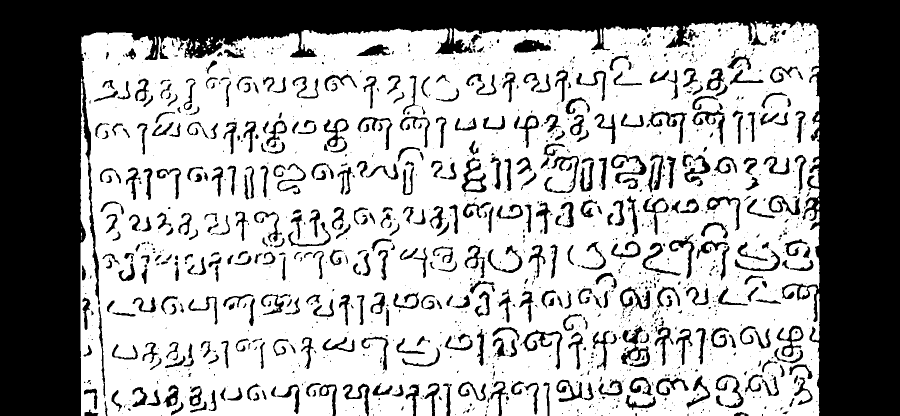
#> input picture bw_variations/01_otsu_global.png, 1800 x 831 px, given in place of input.jpg, which was not available (shown at 1/2 size)
$ python stone_bw_variations.py
#> lines starting #> are read from the running program, lines starting #| are printed output that depends on the picture; after the words box and inside, x2 and y2 are one past the last pixel; in counts of white or black regions, pixels touching at a corner belong together; pictures that were not available may be replaced by others from this repository, and a replacement may not be noted
"""
stone_bw_variations.py

Converts a raw stone-inscription photo into SEVERAL different black-and-white
cleanup variations, so you can visually compare and pick the one that reads
best for your dataset/pipeline, instead of committing to one fixed method.

Usage:
    python3 stone_bw_variations.py input.jpg output_dir/

Produces (in output_dir/):
    01_otsu_global.png          - simple global Otsu threshold
    02_adaptive_mean.png        - adaptive mean threshold
    03_adaptive_gaussian.png    - adaptive gaussian threshold
    04_clean_light.png          - full cleanup pipeline, light denoise
    05_clean_medium.png         - full cleanup pipeline, medium denoise
    06_clean_aggressive.png     - full cleanup pipeline, aggressive denoise
    07_clean_bold.png           - medium cleanup + bolded strokes
    contact_sheet.png           - all variations tiled together for quick comparison
"""

import sys
import os
import cv2
import numpy as np


def load_gray(path, upscale=1.5, max_width=1800):
    img = cv2.imread(path)
    if img is None:
        raise FileNotFoundError(path)
    gray = cv2.cvtColor(img, cv2.COLOR_BGR2GRAY)
    h, w = gray.shape
    # Cap working resolution so denoising stays fast on large phone/camera photos
    if w * upscale > max_width:
        upscale = max_width / w
    if upscale != 1.0:
        gray = cv2.resize(gray, None, fx=upscale, fy=upscale, interpolation=cv2.INTER_CUBIC)
    return gray


def clear_borders(binary_inv, border_margin=10):
    """Remove connected components touching the image edges (shadows, borders)."""
    h, w = binary_inv.shape
    num_labels, labels, stats, _ = cv2.connectedComponentsWithStats(binary_inv, connectivity=8)
    clean = np.zeros_like(binary_inv)
    for i in range(1, num_labels):
        x = stats[i, cv2.CC_STAT_LEFT]
        y = stats[i, cv2.CC_STAT_TOP]
        sw = stats[i, cv2.CC_STAT_WIDTH]
        sh = stats[i, cv2.CC_STAT_HEIGHT]

        # Check if component touches the border
        touches_border = (
            x <= border_margin or
            y <= border_margin or
            x + sw >= w - border_margin or
            y + sh >= h - border_margin
        )
        if not touches_border:
            clean[labels == i] = 255
    return clean


def otsu_global(gray):
    blur = cv2.GaussianBlur(gray, (5, 5), 0)
    _, out = cv2.threshold(blur, 0, 255, cv2.THRESH_BINARY + cv2.THRESH_OTSU)
    # Clear borders by inverting, clearing, and inverting back
    inv = cv2.bitwise_not(out)
    clean_inv = clear_borders(inv)
    return cv2.bitwise_not(clean_inv)


def adaptive_mean(gray):
    blur = cv2.medianBlur(gray, 5)
    binary = cv2.adaptiveThreshold(
        blur, 255, cv2.ADAPTIVE_THRESH_MEAN_C, cv2.THRESH_BINARY, 35, 10
    )
    inv = cv2.bitwise_not(binary)
    clean_inv = clear_borders(inv)
    return cv2.bitwise_not(clean_inv)


def adaptive_gaussian(gray):
    blur = cv2.medianBlur(gray, 5)
    binary = cv2.adaptiveThreshold(
        blur, 255, cv2.ADAPTIVE_THRESH_GAUSSIAN_C, cv2.THRESH_BINARY, 35, 10
    )
    inv = cv2.bitwise_not(binary)
    clean_inv = clear_borders(inv)
    return cv2.bitwise_not(clean_inv)


def full_clean_pipeline(
    gray,
    denoise_strength=15,
    clahe_clip=2.5,
    block_size=51,
    threshold_c=12,
    min_component_size=60,
    bold=False,
):
    """Same staged pipeline as stone_preprocessing.py: illumination fix ->
    denoise -> contrast boost -> adaptive threshold -> speckle removal."""
    bg = cv2.GaussianBlur(gray, (0, 0), sigmaX=25)
    norm = cv2.divide(gray, bg, scale=255)

    denoised = cv2.fastNlMeansDenoising(
        norm, h=denoise_strength, templateWindowSize=7, searchWindowSize=15
    )
    denoised = cv2.bilateralFilter(denoised, d=9, sigmaColor=60, sigmaSpace=60)

    clahe = cv2.createCLAHE(clipLimit=clahe_clip, tileGridSize=(16, 16))
    enhanced = clahe.apply(denoised)

    binary = cv2.adaptiveThreshold(
        enhanced, 255, cv2.ADAPTIVE_THRESH_GAUSSIAN_C,
        cv2.THRESH_BINARY, blockSize=block_size, C=threshold_c
    )

    inv = cv2.bitwise_not(binary)
    kernel_pre = cv2.getStructuringElement(cv2.MORPH_ELLIPSE, (2, 2))
    inv = cv2.morphologyEx(inv, cv2.MORPH_OPEN, kernel_pre, iterations=1)

    num_labels, labels, stats, _ = cv2.connectedComponentsWithStats(inv, connectivity=8)
    clean_inv = np.zeros_like(inv)
    h, w = inv.shape
    border_margin = 10
    for i in range(1, num_labels):
        if stats[i, cv2.CC_STAT_AREA] >= min_component_size:
            x = stats[i, cv2.CC_STAT_LEFT]
            y = stats[i, cv2.CC_STAT_TOP]
            sw = stats[i, cv2.CC_STAT_WIDTH]
            sh = stats[i, cv2.CC_STAT_HEIGHT]

            touches_border = (
                x <= border_margin or
                y <= border_margin or
                x + sw >= w - border_margin or
                y + sh >= h - border_margin
            )
            if not touches_border:
                clean_inv[labels == i] = 255

    kernel = cv2.getStructuringElement(cv2.MORPH_ELLIPSE, (3, 3))
    clean_inv = cv2.morphologyEx(clean_inv, cv2.MORPH_CLOSE, kernel, iterations=1)

    final = cv2.bitwise_not(clean_inv)
    smooth = cv2.GaussianBlur(final, (3, 3), 0)
    _, final_smooth = cv2.threshold(smooth, 200, 255, cv2.THRESH_BINARY)

    if bold:
        kernel_bold = cv2.getStructuringElement(cv2.MORPH_ELLIPSE, (2, 2))
        thick_inv = cv2.dilate(cv2.bitwise_not(final_smooth), kernel_bold, iterations=1)
        final_smooth = cv2.bitwise_not(thick_inv)

    return final_smooth


def make_contact_sheet(images_with_labels, out_path, thumb_width=500):
    """Tile all variations into one image with small labels for quick comparison."""
    thumbs = []
    for label, img in images_with_labels:
        h, w = img.shape[:2]
        scale = thumb_width / w
        thumb = cv2.resize(img, (thumb_width, int(h * scale)))
        thumb_bgr = cv2.cvtColor(thumb, cv2.COLOR_GRAY2BGR)
        cv2.putText(thumb_bgr, label, (8, 22), cv2.FONT_HERSHEY_SIMPLEX,
                    0.6, (0, 0, 255), 2, cv2.LINE_AA)
        thumbs.append(thumb_bgr)

    cols = 2
    rows = (len(thumbs) + cols - 1) // cols
    th, tw = thumbs[0].shape[:2]
    sheet = np.full((th * rows, tw * cols, 3), 255, dtype=np.uint8)
    for idx, thumb in enumerate(thumbs):
        r, c = divmod(idx, cols)
        sheet[r * th:(r + 1) * th, c * tw:(c + 1) * tw] = thumb
    cv2.imwrite(out_path, sheet)


def main():
    src = sys.argv[1] if len(sys.argv) > 1 else "input.jpg"
    out_dir = sys.argv[2] if len(sys.argv) > 2 else "bw_variations"
    os.makedirs(out_dir, exist_ok=True)

    gray = load_gray(src, upscale=1.5)
#> in load_gray, img is the input picture: shape (831, 1800, 3); 64.9% white; 1403 black regions (883 under 20 px), largest, box (x1, y1, x2, y2) and area: (0, 0, 1800, 831) 375522, (1242, 652, 1300, 734) 1654, (1027, 78, 1102, 106) 1324

    variations = [
        ("01_otsu_global", otsu_global(gray)),
        ("02_adaptive_mean", adaptive_mean(gray)),
        ("03_adaptive_gaussian", adaptive_gaussian(gray)),
        ("04_clean_light", full_clean_pipeline(gray, denoise_strength=8, min_component_size=30)),
        ("05_clean_medium", full_clean_pipeline(gray, denoise_strength=15, min_component_size=60)),
        ("06_clean_aggressive", full_clean_pipeline(gray, denoise_strength=22, min_component_size=100)),
        ("07_clean_bold", full_clean_pipeline(gray, denoise_strength=15, min_component_size=60, bold=True)),
    ]
#> in clear_borders, `num_labels, labels, stats, _ = cv2.connectedComponentsWithStats(binary..`:
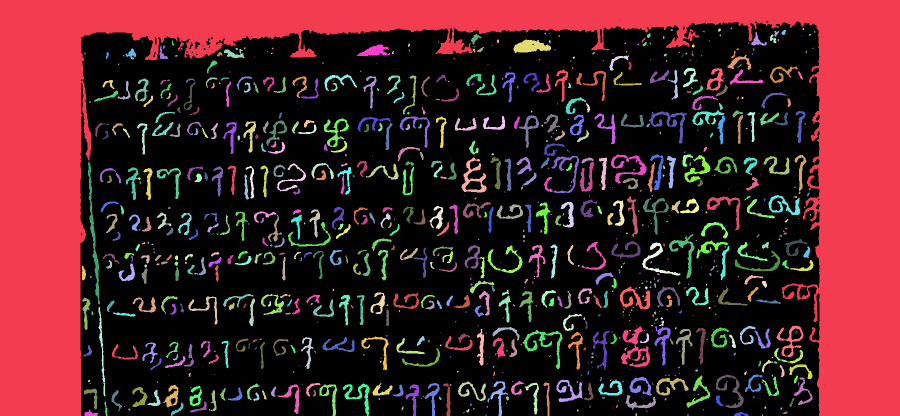
#> labels: shape (831, 1800) int32 (shown at 1/2 size); 904 distinct labels, from 0 to 903; one colour per label, 0 black
#> in clear_borders, `num_labels, labels, stats, _ = cv2.connectedComponentsWithStats(binary..`: num_labels = 904; stats = 904 rows, first 6: [161, 42, 1478, 789, 973531], [0, 0, 1800, 831, 373959], [1461, 55, 3, 3, 7], [1436, 57, 6, 6, 28], [1605, 56, 3, 4, 9], [1237, 59, 2, 1, 2]
#> the loop in clear_borders, `for i in range(1, num_labels):` made 903 passes
#> (x, y, sw, sh, touches_border) on passes 1 to 3: (0, 0, 1800, 831, True), (1461, 55, 3, 3, False), (1436, 57, 6, 6, False)
#> call 2 of clear_borders, with border_margin = 10
#> in clear_borders (call 2), `num_labels, labels, stats, _ = cv2.connectedComponentsWithStats(binary..`:
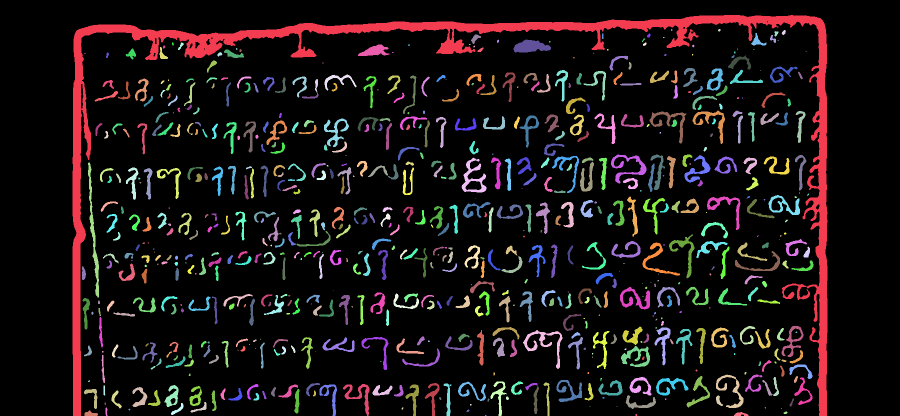
#> labels: shape (831, 1800) int32 (shown at 1/2 size); 696 distinct labels, from 0 to 695; one colour per label, 0 black
#> in clear_borders (call 2), `num_labels, labels, stats, _ = cv2.connectedComponentsWithStats(binary..`: num_labels = 696; stats = 696 rows, first 6: [0, 0, 1800, 831, 1294313], [145, 30, 1510, 801, 60635], [1342, 58, 3, 4, 8], [1436, 58, 5, 5, 21], [1563, 60, 9, 10, 54], [1549, 62, 8, 11, 58]
#> the loop in clear_borders (call 2), `for i in range(1, num_labels):` made 695 passes
#> (x, y, sw, sh, touches_border) on passes 1 to 3: (145, 30, 1510, 801, True), (1342, 58, 3, 4, False), (1436, 58, 5, 5, False)
#> after the loop in clear_borders (call 2), `for i in range(1, num_labels):`:
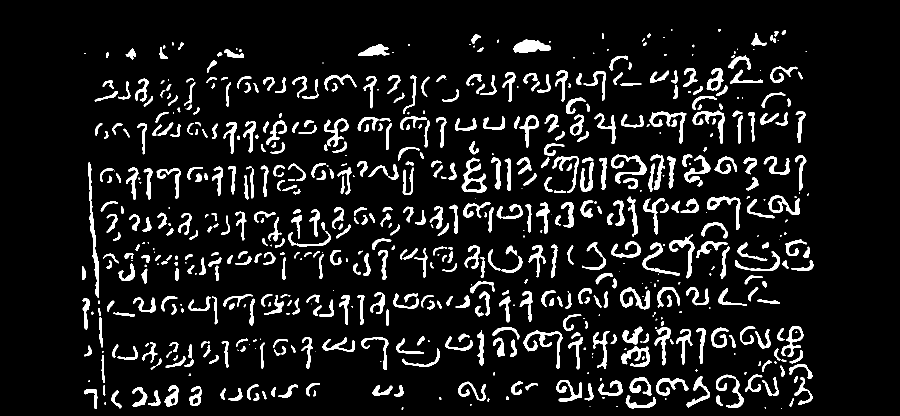
#> clean: shape (831, 1800) (shown at 1/2 size); 9% white; 674 white regions (144 under 20 px), largest, box (x1, y1, x2, y2) and area: (176, 325, 198, 595) 1485, (1027, 79, 1102, 105) 1328, (1046, 660, 1125, 738) 1288
#> in full_clean_pipeline, `bg = cv2.GaussianBlur(gray, (0, 0), sigmaX=25)`:
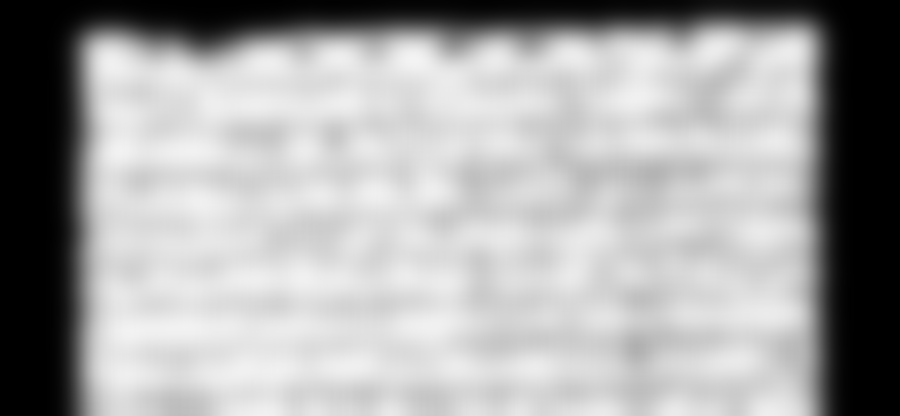
#> bg: shape (831, 1800) (shown at 1/2 size); min 0, max 243, mean 165.4
#> in full_clean_pipeline, `num_labels, labels, stats, _ = cv2.connectedComponentsWithStats(inv, c..`:
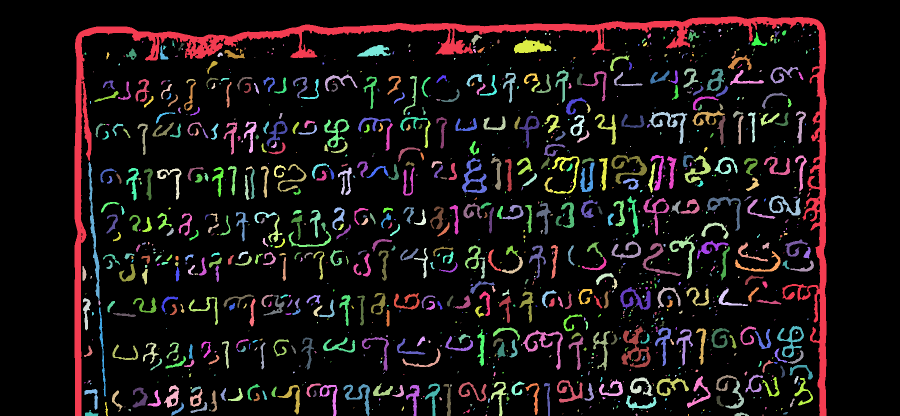
#> labels: shape (831, 1800) int32 (shown at 1/2 size); 1112 distinct labels, from 0 to 1111; one colour per label, 0 black
#> call 2 of full_clean_pipeline, with denoise_strength = 15, clahe_clip = 2.5, block_size = 51, threshold_c = 12, min_component_size = 60, bold = False
#> after the loop in full_clean_pipeline (call 2), `for i in range(1, num_labels):`:
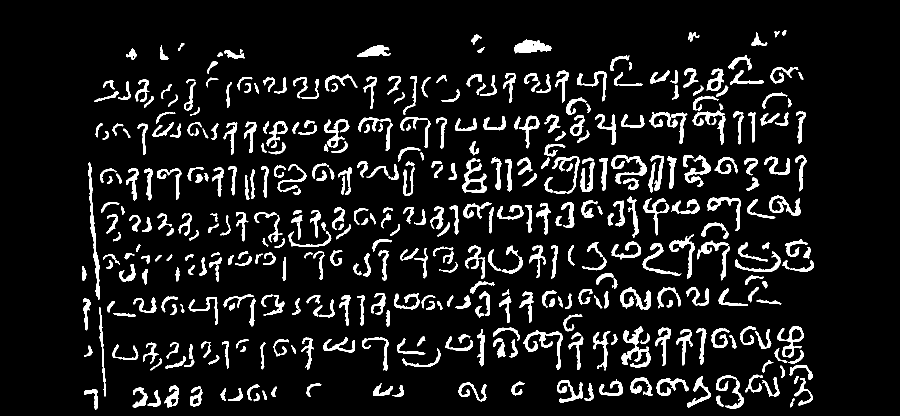
#> clean_inv: shape (831, 1800) (shown at 1/2 size); 9.1% white; 435 white regions, largest, box (x1, y1, x2, y2) and area: (1243, 653, 1301, 735) 1665, (177, 324, 199, 600) 1513, (1028, 79, 1103, 107) 1331
#> in full_clean_pipeline (call 2), `_, final_smooth = cv2.threshold(smooth, 200, 255, cv2.THRESH_BINARY)`:
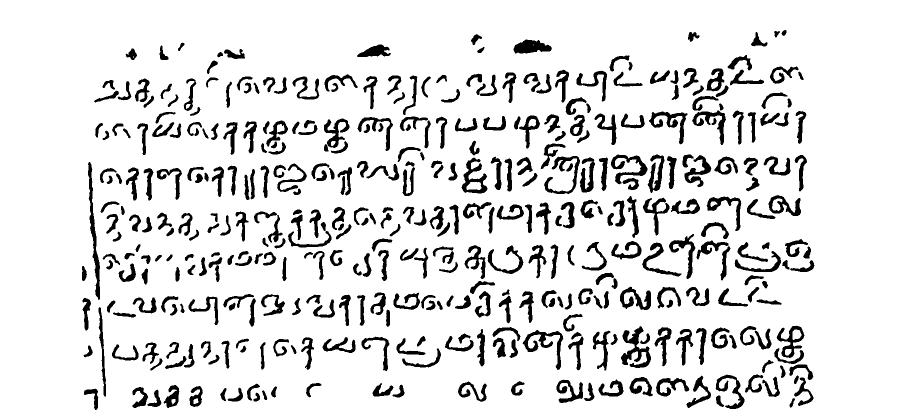
#> final_smooth: shape (831, 1800) (shown at 1/2 size); 88.3% white; 407 black regions, largest, box (x1, y1, x2, y2) and area: (1242, 652, 1302, 736) 2053, (176, 324, 200, 600) 1966, (1045, 660, 1127, 740) 1689

    for name, out_img in variations:
        cv2.imwrite(os.path.join(out_dir, f"{name}.png"), out_img)
#> this loop made 7 passes
#> name on passes 1 to 7: '01_otsu_global', '02_adaptive_mean', '03_adaptive_gaussian', '04_clean_light', '05_clean_medium', '06_clean_aggressive', '07_clean_bold'

    make_contact_sheet(variations, os.path.join(out_dir, "contact_sheet.png"))
#> the loop in make_contact_sheet, `for label, img in images_with_labels:` made 7 passes
#> the loop in make_contact_sheet, `for idx, thumb in enumerate(thumbs):` made 7 passes

    print(f"Wrote {len(variations)} variations + contact sheet to {out_dir}/")
#| Wrote 7 variations + contact sheet to bw_variations/


if __name__ == "__main__":
    main()

$ run again, on bw_variations/05_clean_medium.png
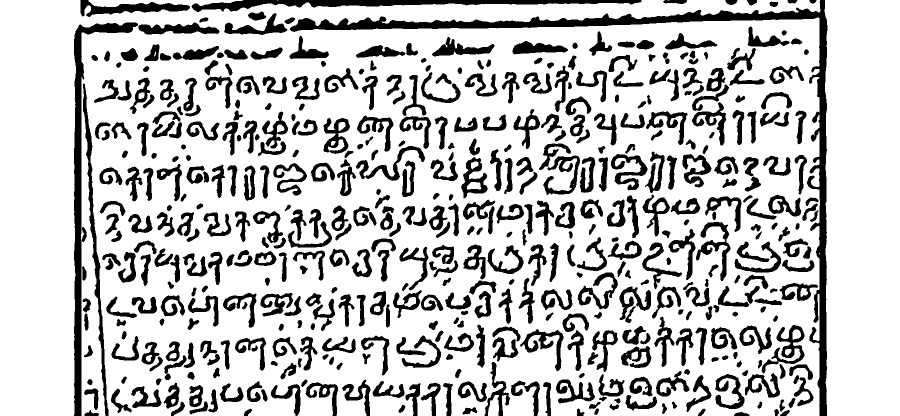
#> input picture bw_variations/05_clean_medium.png, 1800 x 831 px (shown at 1/2 size)
#> in load_gray, img is the input picture: shape (831, 1800, 3); 77.1% white; 502 black regions, largest, box (x1, y1, x2, y2) and area: (580, 0, 1655, 831) 30028, (148, 45, 276, 831) 12690, (383, 0, 1283, 24) 8897
#> out: shape (831, 1800); 77.1% white; 494 black regions, largest, box (x1, y1, x2, y2) and area: (580, 0, 1655, 831) 30033, (148, 45, 276, 831) 13070, (383, 0, 1283, 24) 8898
#> num_labels = 495; stats = 495 rows, first 6: [0, 0, 1800, 831, 1153151], [161, 0, 219, 34, 3371], [383, 0, 900, 24, 8898], [1327, 0, 47, 8, 299], [1451, 0, 24, 10, 183], [1494, 0, 20, 11, 159]
#> the loop in clear_borders, `for i in range(1, num_labels):` made 494 passes
#> (x, y, sw, sh, touches_border) on passes 1 to 3: (161, 0, 219, 34, True), (383, 0, 900, 24, True), (1327, 0, 47, 8, True)
#> in clear_borders (call 2), `num_labels, labels, stats, _ = cv2.connectedComponentsWithStats(binary..`:
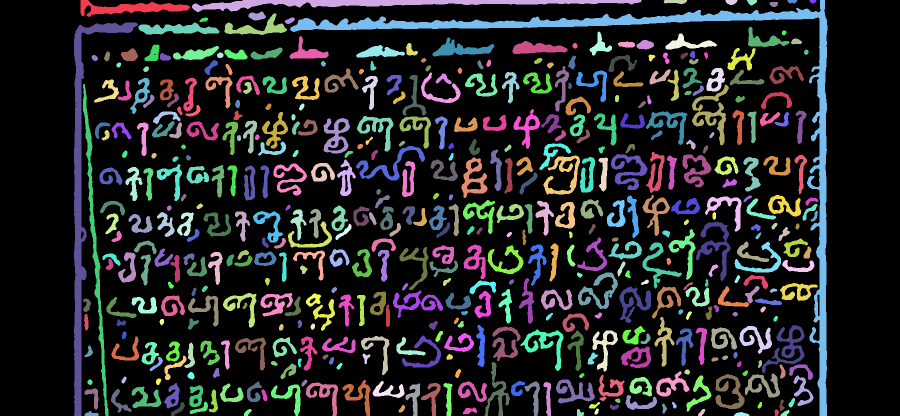
#> labels: shape (831, 1800) int32 (shown at 1/2 size); 484 distinct labels, from 0 to 483; one colour per label, 0 black
#> num_labels = 484; stats = 484 rows, first 6: [0, 0, 1800, 831, 1155751], [161, 0, 219, 34, 3371], [384, 0, 899, 24, 8887], [1327, 0, 47, 8, 295], [1451, 0, 24, 10, 181], [1494, 0, 20, 11, 155]
#> the loop in clear_borders (call 2), `for i in range(1, num_labels):` made 483 passes
#> (x, y, sw, sh, touches_border) on passes 1 to 3: (161, 0, 219, 34, True), (384, 0, 899, 24, True), (1327, 0, 47, 8, True)
#> binary: shape (831, 1800); 77.3% white; 483 black regions, largest, box (x1, y1, x2, y2) and area: (580, 0, 1655, 831) 30054, (148, 45, 276, 831) 13121, (384, 0, 1283, 24) 8385
#> final: shape (831, 1800); 82.1% white; 440 black regions, largest, box (x1, y1, x2, y2) and area: (1079, 288, 1161, 391) 2986, (1524, 651, 1610, 748) 2426, (278, 46, 440, 70) 2354
#> thick_inv: shape (831, 1800); 23.8% white; 396 white regions, largest, box (x1, y1, x2, y2) and area: (1078, 287, 1163, 392) 3994, (1516, 650, 1612, 749) 3432, (1384, 169, 1460, 294) 3426
#> the loop in main, `for name, out_img in variations:` made 7 passes
#> name on passes 1 to 7: '01_otsu_global', '02_adaptive_mean', '03_adaptive_gaussian', '04_clean_light', '05_clean_medium', '06_clean_aggressive', '07_clean_bold'
#> the loop in make_contact_sheet, `for label, img in images_with_labels:` made 7 passes
#> after the loop in make_contact_sheet, `for label, img in images_with_labels:`:
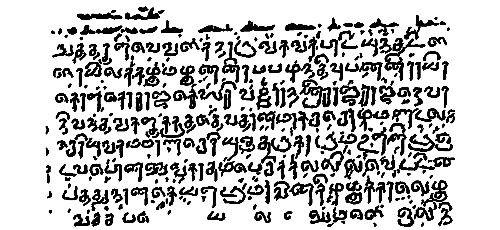
#> thumb: shape (230, 500); min 0, max 255, mean 194.2
#> the loop in make_contact_sheet, `for idx, thumb in enumerate(thumbs):` made 7 passes
#| Wrote 7 variations + contact sheet to out/
